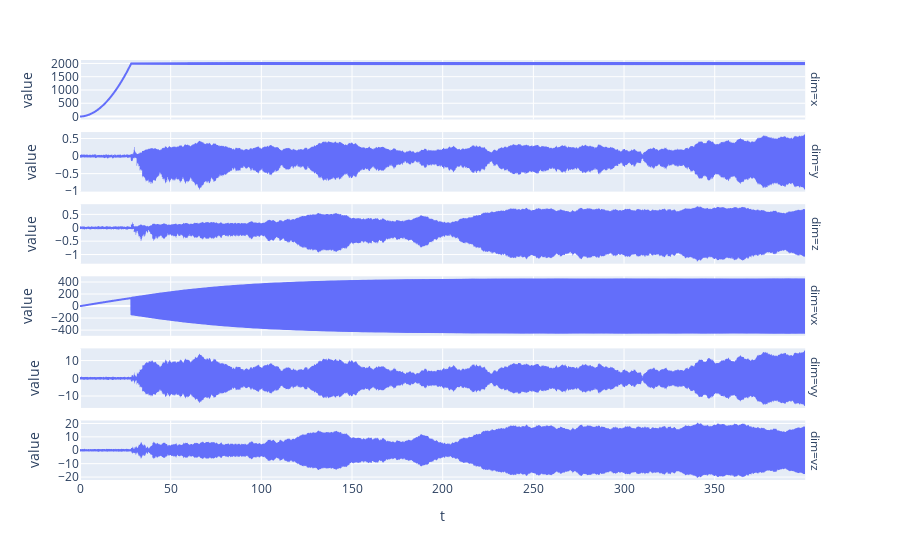

Notebook cell for this chart:
### Code cell
fig = ex.line(df.melt(['t'], ['x', 'y', 'z', 'vx', 'vy', 'vz'], 'dim', 'value'), x='t', y='value', facet_row='dim')
fig.update_yaxes(matches=None)
fig.update_layout(height=1000)
fig

### Figure 1 — Plotly figure (JSON) as saved in the notebook; plotly's stock layout.template omitted (floating-point values rounded to 4 significant figures; data arrays with more than 128 entries replaced by an {"elided": "..."} marker saying what was removed)
{"data": [{"hovertemplate": "dim=x<br>t=%{x}<br>value=%{y}<extra></extra>", "legendgroup": "", "line": {"color": "#636efa", "dash": "solid"}, "marker": {"symbol": "circle"}, "mode": "lines", "name": "", "showlegend": false, "type": "scattergl", "x": {"elided": "4000 float values"}, "xaxis": "x6", "y": {"elided": "4000 float values"}, "yaxis": "y6"}, {"hovertemplate": "dim=y<br>t=%{x}<br>value=%{y}<extra></extra>", "legendgroup": "", "line": {"color": "#636efa", "dash": "solid"}, "marker": {"symbol": "circle"}, "mode": "lines", "name": "", "showlegend": false, "type": "scattergl", "x": {"elided": "4000 float values"}, "xaxis": "x5", "y": {"elided": "4000 float values"}, "yaxis": "y5"}, {"hovertemplate": "dim=z<br>t=%{x}<br>value=%{y}<extra></extra>", "legendgroup": "", "line": {"color": "#636efa", "dash": "solid"}, "marker": {"symbol": "circle"}, "mode": "lines", "name": "", "showlegend": false, "type": "scattergl", "x": {"elided": "4000 float values"}, "xaxis": "x4", "y": {"elided": "4000 float values"}, "yaxis": "y4"}, {"hovertemplate": "dim=vx<br>t=%{x}<br>value=%{y}<extra></extra>", "legendgroup": "", "line": {"color": "#636efa", "dash": "solid"}, "marker": {"symbol": "circle"}, "mode": "lines", "name": "", "showlegend": false, "type": "scattergl", "x": {"elided": "4000 float values"}, "xaxis": "x3", "y": {"elided": "4000 float values"}, "yaxis": "y3"}, {"hovertemplate": "dim=vy<br>t=%{x}<br>value=%{y}<extra></extra>", "legendgroup": "", "line": {"color": "#636efa", "dash": "solid"}, "marker": {"symbol": "circle"}, "mode": "lines", "name": "", "showlegend": false, "type": "scattergl", "x": {"elided": "4000 float values"}, "xaxis": "x2", "y": {"elided": "4000 float values"}, "yaxis": "y2"}, {"hovertemplate": "dim=vz<br>t=%{x}<br>value=%{y}<extra></extra>", "legendgroup": "", "line": {"color": "#636efa", "dash": "solid"}, "marker": {"symbol": "circle"}, "mode": "lines", "name": "", "showlegend": false, "type": "scattergl", "x": {"elided": "4000 float values"}, "xaxis": "x", "y": {"elided": "4000 float values"}, "yaxis": "y"}], "layout": {"annotations": [{"font": {}, "showarrow": false, "text": "dim=vz", "textangle": 90, "x": 0.98, "xanchor": "left", "xref": "paper", "y": 0.07083, "yanchor": "middle", "yref": "paper"}, {"font": {}, "showarrow": false, "text": "dim=vy", "textangle": 90, "x": 0.98, "xanchor": "left", "xref": "paper", "y": 0.2425, "yanchor": "middle", "yref": "paper"}, {"font": {}, "showarrow": false, "text": "dim=vx", "textangle": 90, "x": 0.98, "xanchor": "left", "xref": "paper", "y": 0.4142, "yanchor": "middle", "yref": "paper"}, {"font": {}, "showarrow": false, "text": "dim=z", "textangle": 90, "x": 0.98, "xanchor": "left", "xref": "paper", "y": 0.5858, "yanchor": "middle", "yref": "paper"}, {"font": {}, "showarrow": false, "text": "dim=y", "textangle": 90, "x": 0.98, "xanchor": "left", "xref": "paper", "y": 0.7575, "yanchor": "middle", "yref": "paper"}, {"font": {}, "showarrow": false, "text": "dim=x", "textangle": 90, "x": 0.98, "xanchor": "left", "xref": "paper", "y": 0.9292, "yanchor": "middle", "yref": "paper"}], "autosize": true, "legend": {"tracegroupgap": 0}, "margin": {"t": 60}, "xaxis": {"anchor": "y", "autorange": true, "domain": [0, 0.98], "range": [0, 399.9], "title": {"text": "t"}, "type": "linear"}, "xaxis2": {"anchor": "y2", "autorange": true, "domain": [0, 0.98], "matches": "x", "range": [0, 399.9], "showticklabels": false, "type": "linear"}, "xaxis3": {"anchor": "y3", "autorange": true, "domain": [0, 0.98], "matches": "x", "range": [0, 399.9], "showticklabels": false, "type": "linear"}, "xaxis4": {"anchor": "y4", "autorange": true, "domain": [0, 0.98], "matches": "x", "range": [0, 399.9], "showticklabels": false, "type": "linear"}, "xaxis5": {"anchor": "y5", "autorange": true, "domain": [0, 0.98], "matches": "x", "range": [0, 399.9], "showticklabels": false, "type": "linear"}, "xaxis6": {"anchor": "y6", "autorange": true, "domain": [0, 0.98], "matches": "x", "range": [0, 399.9], "showticklabels": false, "type": "linear"}, "yaxis": {"anchor": "x", "autorange": true, "domain": [0, 0.1417], "range": [-22.19, 22.21], "title": {"text": "value"}, "type": "linear"}, "yaxis2": {"anchor": "x2", "autorange": true, "domain": [0.1717, 0.3133], "range": [-16.7, 16.88], "title": {"text": "value"}, "type": "linear"}, "yaxis3": {"anchor": "x3", "autorange": true, "domain": [0.3433, 0.485], "range": [-495.3, 495.2], "title": {"text": "value"}, "type": "linear"}, "yaxis4": {"anchor": "x4", "autorange": true, "domain": [0.515, 0.6567], "range": [-1.342, 0.8796], "title": {"text": "value"}, "type": "linear"}, "yaxis5": {"anchor": "x5", "autorange": true, "domain": [0.6867, 0.8283], "range": [-1.011, 0.6827], "title": {"text": "value"}, "type": "linear"}, "yaxis6": {"anchor": "x6", "autorange": true, "domain": [0.8583, 1], "range": [-111.9, 2129.0], "title": {"text": "value"}, "type": "linear"}}}
